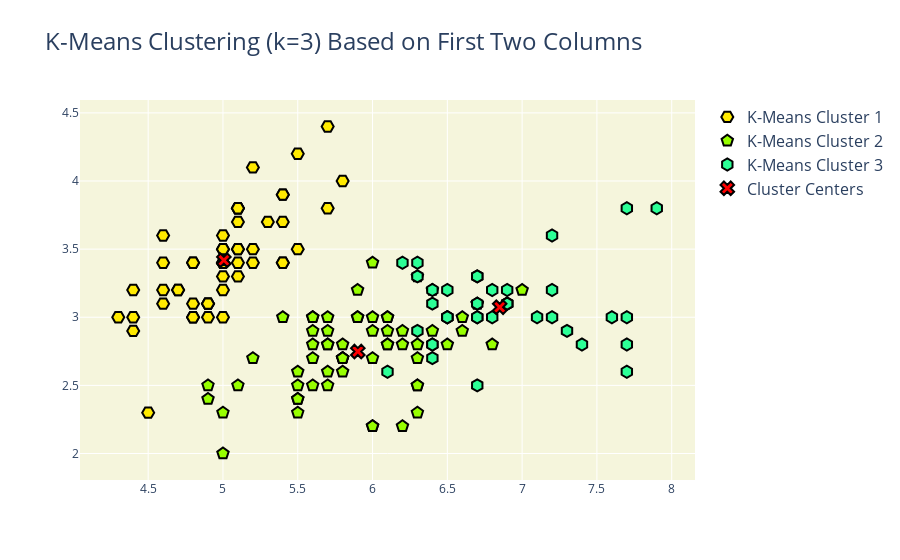

This figure's notebook cell:
### Markdown cell above
## VISUALIZATION

### Code cell
trace1={
      "mode": "markers",
      "name": "K-Means Cluster 1",
      "type": "scatter",
      "x": [5.1, 4.9, 4.7, 4.6, 5. , 5.4, 4.6, 5. , 4.4, 4.9, 5.4, 4.8, 4.8,
       4.3, 5.8, 5.7, 5.4, 5.1, 5.7, 5.1, 5.4, 5.1, 4.6, 5.1, 4.8, 5. ,
       5. , 5.2, 5.2, 4.7, 4.8, 5.4, 5.2, 5.5, 4.9, 5. , 5.5, 4.9, 4.4,
       5.1, 5. , 4.5, 4.4, 5. , 5.1, 4.8, 5.1, 4.6, 5.3, 5. ],
      "y": [3.5, 3. , 3.2, 3.1, 3.6, 3.9, 3.4, 3.4, 2.9, 3.1, 3.7, 3.4, 3. ,
       3. , 4. , 4.4, 3.9, 3.5, 3.8, 3.8, 3.4, 3.7, 3.6, 3.3, 3.4, 3. ,
       3.4, 3.5, 3.4, 3.2, 3.1, 3.4, 4.1, 4.2, 3.1, 3.2, 3.5, 3.1, 3. ,
       3.4, 3.5, 2.3, 3.2, 3.5, 3.8, 3. , 3.8, 3.2, 3.7, 3.3],
        "marker": {
        "symbol": 15,
        "line": {
          "color": "black",
          "width": 2
        },
        "size": 12,
        "color": "rgb(255,234,0)"
      }
    }
trace2={
      "mode": "markers",
      "name": "K-Means Cluster 2",
      "type": "scatter",
      "x": [7. , 6.4, 5.5, 6.5, 5.7, 6.3, 4.9, 6.6, 5.2, 5. , 5.9, 6. , 6.1,
       5.6, 6.7, 5.6, 5.8, 6.2, 5.6, 5.9, 6.1, 6.3, 6.1, 6.4, 6.6, 6.8,
       6. , 5.7, 5.5, 5.5, 5.8, 6. , 5.4, 6. , 6.7, 6.3, 5.6, 5.5, 5.5,
       6.1, 5.8, 5. , 5.6, 5.7, 5.7, 6.2, 5.1, 5.7, 5.8, 4.9, 5.7, 5.8,
       6. , 5.6, 6.3, 6.2, 6.1, 6.3, 6. , 5.8, 6.3, 5.9],
      "y": [3.2, 3.2, 2.3, 2.8, 2.8, 3.3, 2.4, 2.9, 2.7, 2. , 3. , 2.2, 2.9,
       2.9, 3.1, 3. , 2.7, 2.2, 2.5, 3.2, 2.8, 2.5, 2.8, 2.9, 3. , 2.8,
       2.9, 2.6, 2.4, 2.4, 2.7, 2.7, 3. , 3.4, 3.1, 2.3, 3. , 2.5, 2.6,
       3. , 2.6, 2.3, 2.7, 3. , 2.9, 2.9, 2.5, 2.8, 2.7, 2.5, 2.5, 2.8,
       2.2, 2.8, 2.7, 2.8, 3. , 2.8, 3. , 2.7, 2.5, 3. ],
        "marker": {
        "symbol": 13,
        "line": {
          "color": "black",
          "width": 2
        },
        "size": 12,
        "color": "rgb(151,255,0)"
      }
    }
trace3={
      "mode": "markers",
      "name": "K-Means Cluster 3",
      "type": "scatter",
      "x": [6.9, 6.7, 6.3, 7.1, 6.3, 6.5, 7.6, 7.3, 6.7, 7.2, 6.5, 6.4, 6.8,
       6.4, 6.5, 7.7, 7.7, 6.9, 7.7, 6.7, 7.2, 6.4, 7.2, 7.4, 7.9, 6.4,
       6.1, 7.7, 6.3, 6.4, 6.9, 6.7, 6.9, 6.8, 6.7, 6.7, 6.5, 6.2],
      "y": [3.1, 3. , 3.3, 3. , 2.9, 3. , 3. , 2.9, 2.5, 3.6, 3.2, 2.7, 3. ,
       3.2, 3. , 3.8, 2.6, 3.2, 2.8, 3.3, 3.2, 2.8, 3. , 2.8, 3.8, 2.8,
       2.6, 3. , 3.4, 3.1, 3.1, 3.1, 3.1, 3.2, 3.3, 3. , 3. , 3.4],
        "marker": {
        "symbol": 14,
        "line": {
          "color": "black",
          "width": 2
        },
        "size": 12,
        "color": "rgb(44,255,150)"
      }
    }
trace4={
      "mode": "markers",
      "name": "Cluster Centers",
      "type": "scatter",
      "x": [5.006    , 5.9016129, 6.85     ],
      "y": [3.418     , 2.7483871 , 3.07368421],
        "marker": {
        "symbol": 4,
        "line": {
          "color": "black",
          "width": 2
        },
        "size": 12,
        "color": "red"
      }
    }
 
layout= {
    "plot_bgcolor":'beige',
    "title": "K-Means Clustering (k=3) Based on First Two Columns",
    "legend": {
      "font": {
        "size": 16
      }
    },
    "titlefont": {
      "size": 24
    }
    }
data = [trace1,trace2,trace3,trace4]

fig = go.Figure(data=data, layout=layout)

iplot(fig)

### Figure 1 — Plotly figure (JSON) as saved in the notebook; plotly's stock layout.template omitted (floating-point values rounded to 4 significant figures)
{"data": [{"marker": {"color": "rgb(255,234,0)", "line": {"color": "black", "width": 2}, "size": 12, "symbol": 15}, "mode": "markers", "name": "K-Means Cluster 1", "type": "scatter", "x": [5.1, 4.9, 4.7, 4.6, 5, 5.4, 4.6, 5, 4.4, 4.9, 5.4, 4.8, 4.8, 4.3, 5.8, 5.7, 5.4, 5.1, 5.7, 5.1, 5.4, 5.1, 4.6, 5.1, 4.8, 5, 5, 5.2, 5.2, 4.7, 4.8, 5.4, 5.2, 5.5, 4.9, 5, 5.5, 4.9, 4.4, 5.1, 5, 4.5, 4.4, 5, 5.1, 4.8, 5.1, 4.6, 5.3, 5], "y": [3.5, 3, 3.2, 3.1, 3.6, 3.9, 3.4, 3.4, 2.9, 3.1, 3.7, 3.4, 3, 3, 4, 4.4, 3.9, 3.5, 3.8, 3.8, 3.4, 3.7, 3.6, 3.3, 3.4, 3, 3.4, 3.5, 3.4, 3.2, 3.1, 3.4, 4.1, 4.2, 3.1, 3.2, 3.5, 3.1, 3, 3.4, 3.5, 2.3, 3.2, 3.5, 3.8, 3, 3.8, 3.2, 3.7, 3.3]}, {"marker": {"color": "rgb(151,255,0)", "line": {"color": "black", "width": 2}, "size": 12, "symbol": 13}, "mode": "markers", "name": "K-Means Cluster 2", "type": "scatter", "x": [7, 6.4, 5.5, 6.5, 5.7, 6.3, 4.9, 6.6, 5.2, 5, 5.9, 6, 6.1, 5.6, 6.7, 5.6, 5.8, 6.2, 5.6, 5.9, 6.1, 6.3, 6.1, 6.4, 6.6, 6.8, 6, 5.7, 5.5, 5.5, 5.8, 6, 5.4, 6, 6.7, 6.3, 5.6, 5.5, 5.5, 6.1, 5.8, 5, 5.6, 5.7, 5.7, 6.2, 5.1, 5.7, 5.8, 4.9, 5.7, 5.8, 6, 5.6, 6.3, 6.2, 6.1, 6.3, 6, 5.8, 6.3, 5.9], "y": [3.2, 3.2, 2.3, 2.8, 2.8, 3.3, 2.4, 2.9, 2.7, 2, 3, 2.2, 2.9, 2.9, 3.1, 3, 2.7, 2.2, 2.5, 3.2, 2.8, 2.5, 2.8, 2.9, 3, 2.8, 2.9, 2.6, 2.4, 2.4, 2.7, 2.7, 3, 3.4, 3.1, 2.3, 3, 2.5, 2.6, 3, 2.6, 2.3, 2.7, 3, 2.9, 2.9, 2.5, 2.8, 2.7, 2.5, 2.5, 2.8, 2.2, 2.8, 2.7, 2.8, 3, 2.8, 3, 2.7, 2.5, 3]}, {"marker": {"color": "rgb(44,255,150)", "line": {"color": "black", "width": 2}, "size": 12, "symbol": 14}, "mode": "markers", "name": "K-Means Cluster 3", "type": "scatter", "x": [6.9, 6.7, 6.3, 7.1, 6.3, 6.5, 7.6, 7.3, 6.7, 7.2, 6.5, 6.4, 6.8, 6.4, 6.5, 7.7, 7.7, 6.9, 7.7, 6.7, 7.2, 6.4, 7.2, 7.4, 7.9, 6.4, 6.1, 7.7, 6.3, 6.4, 6.9, 6.7, 6.9, 6.8, 6.7, 6.7, 6.5, 6.2], "y": [3.1, 3, 3.3, 3, 2.9, 3, 3, 2.9, 2.5, 3.6, 3.2, 2.7, 3, 3.2, 3, 3.8, 2.6, 3.2, 2.8, 3.3, 3.2, 2.8, 3, 2.8, 3.8, 2.8, 2.6, 3, 3.4, 3.1, 3.1, 3.1, 3.1, 3.2, 3.3, 3, 3, 3.4]}, {"marker": {"color": "red", "line": {"color": "black", "width": 2}, "size": 12, "symbol": 4}, "mode": "markers", "name": "Cluster Centers", "type": "scatter", "x": [5.006, 5.902, 6.85], "y": [3.418, 2.748, 3.074]}], "layout": {"legend": {"font": {"size": 16}}, "plot_bgcolor": "beige", "title": {"font": {"size": 24}, "text": "K-Means Clustering (k=3) Based on First Two Columns"}}}
